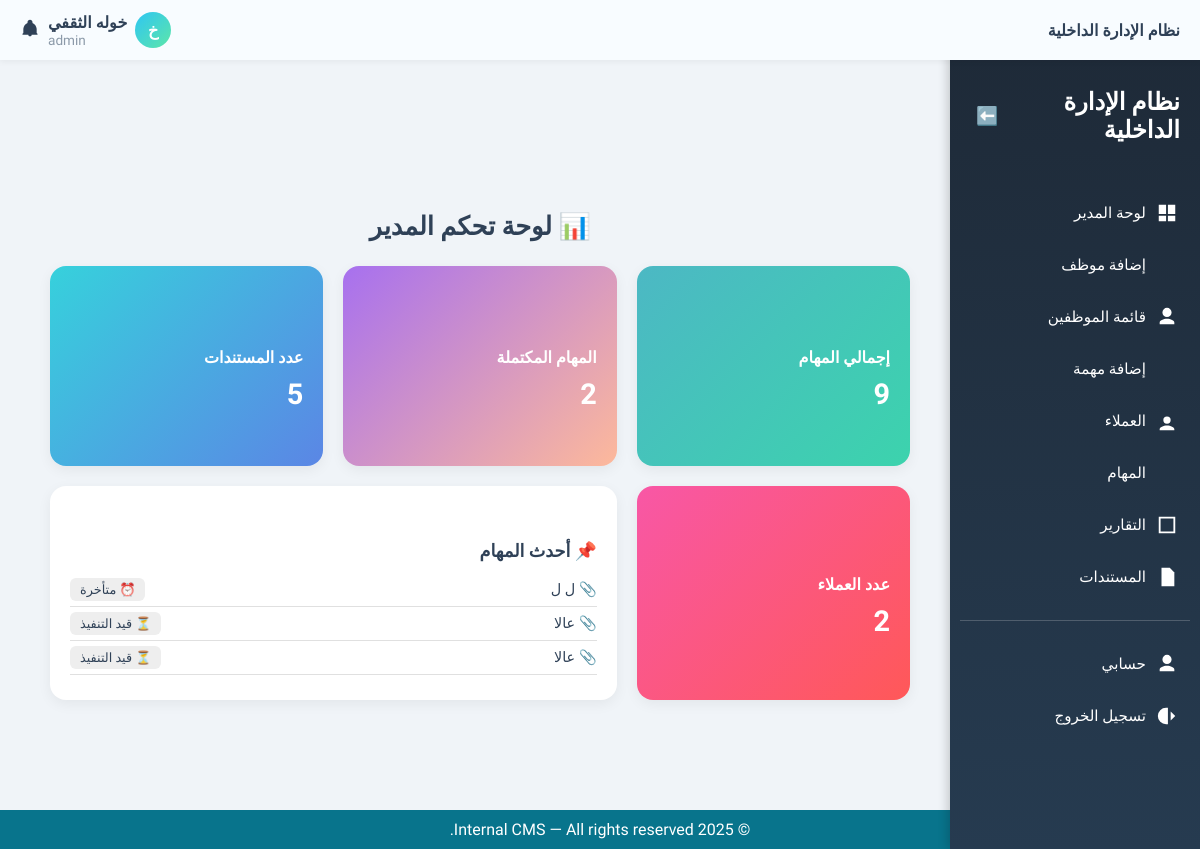
Page / (signed in) on the earlier database version.
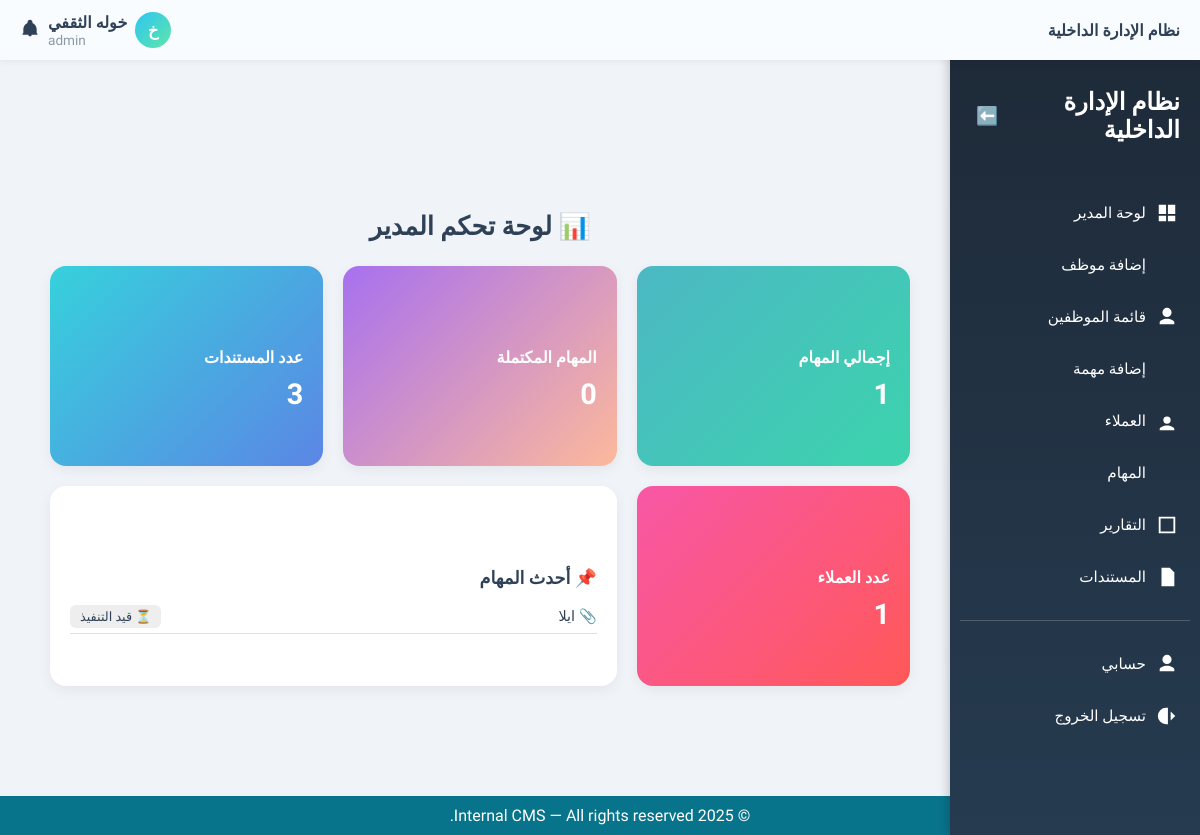
Same page on the later database version.
### tasks/models.py (models this page shows, shortened)
class Task(models.Model):
    STATUS_CHOICES = [
        ('pending', 'قيد التنفيذ'),
        ('completed', 'منتهية'),
        ('overdue', 'متأخرة'),
    ]
    title = models.CharField(max_length=255, verbose_name='عنوان المهمة')
    description = models.TextField(blank=True, verbose_name='الوصف')
    assigned_to = models.ForeignKey(User, on_delete=models.SET_NULL, null=True, blank=True, verbose_name='الموظف المكلّف')
    client = models.ForeignKey(Client, on_delete=models.SET_NULL, null=True, blank=True, verbose_name='العميل')
    status = models.CharField(max_length=20, choices=STATUS_CHOICES, default='pending', verbose_name='الحالة')
    due_date = models.DateField(null=True, blank=True, verbose_name='تاريخ الاستحقاق')
    file_url = models.URLField(max_length=1024, blank=True, null=True, verbose_name='رابط الملف')
    file_path = models.CharField(max_length=512, blank=True, null=True, verbose_name='مسار الملف')
    documents = models.ManyToManyField('content.Document', blank=True, verbose_name='مستندات إضافية')
    created_at = models.DateTimeField(auto_now_add=True, verbose_name='تاريخ الإنشاء')
    class Meta:
        verbose_name = 'مهمة'
        verbose_name_plural = 'المهام'
        ordering = ['-created_at']  # ترتيب المهام الأحدث أولاً

### core/views.py (the view, shortened to what this page needs)
# urls.py: path('', views.dashboard_view, name='dashboard'),
@login_required
def dashboard_view(request):
    try:
        profile = request.user.userprofile
        role = getattr(profile.role, 'name', 'viewer')
    except UserProfile.DoesNotExist:
        role = 'viewer'
    context = {
        'role': role,
        'total_clients': 0,
        'total_tasks': 0,
        'total_documents': 0,
        'tasks_pending': 0,
        'tasks_completed': 0,
        'tasks_overdue': 0,
        'latest_tasks': [],
    }
    if role == 'admin':
        context.update({
            'total_clients': Client.objects.count(),
            'total_tasks': Task.objects.count(),
            'total_documents': Document.objects.count(),
            'tasks_pending': Task.objects.filter(status='pending').count(),
            'tasks_completed': Task.objects.filter(status='completed').count(),
            'tasks_overdue': Task.objects.filter(status='overdue').count(),
            'latest_tasks': Task.objects.select_related('assigned_to').order_by('-created_at')[:5],
        })
    elif role == 'viewer':
        context['total_documents'] = Document.objects.filter(uploaded_by=request.user).count()
    template_map = {
        'admin': 'core/admin_dashboard.html',
        'staff': 'core/staff_dashboard.html',
        'viewer': 'core/viewer_dashboard.html',
    }
    template = template_map.get(role, 'core/admin_dashboard.html')
    return render(request, template, context)

### core/context_processors.py (called while the page is built)
def user_role(request):
    role = None
    if request.user.is_authenticated:
        if hasattr(request.user, 'userprofile'):
            role = request.user.userprofile.role.name
    return {'role': role}

### templates/core/admin_dashboard.html (shortened to what this page needs)
{% extends 'base.html' %}
{% load static %}
{% block content %}
<div class="reports-container">
  <h2 class="section-title">📊 لوحة تحكم المدير</h2>
  <div class="cards-grid">
    <a href="{% url 'task_list' %}" class="report-card gradient-green card-link">
      <h5>إجمالي المهام</h5>
      <p>{{ total_tasks }}</p>
    </a>
    <a href="{% url 'task_list' %}" class="report-card gradient-purple card-link">
      <h5>المهام المكتملة</h5>
      <p>{{ tasks_completed|default:"0" }}</p>
    </a>
    <a href="{% url 'document_list' %}" class="report-card gradient-blue card-link">
      <h5>عدد المستندات</h5>
      <p>{{ total_documents }}</p>
    </a>
    <a href="{% url 'client_list' %}" class="report-card gradient-pink card-link">
      <h5>عدد العملاء</h5>
      <p>{{ total_clients }}</p>
    </a>
    <div class="report-card white-card task-preview-card span-2">
      <h5 style="color:#2F4157;">📌 أحدث المهام</h5>
      <ul class="task-list">
        {% if latest_tasks %}
          {% for task in latest_tasks|slice:":3" %}
            <li class="task-item">
              <div class="task-title">
                <a href="{% url 'task_detail' task.id %}">📎 {{ task.title }}</a>
              </div>
              <div class="task-status">
                {% if task.status == 'pending' %}
                  <span class="status status-pending">⏳ قيد التنفيذ</span>
                {% elif task.status == 'completed' %}
                  <span class="status status-completed">✅ منتهية</span>
                {% elif task.status == 'overdue' %}
                  <span class="status status-overdue">⏰ متأخرة</span>
                {% endif %}
              </div>
            </li>
          {% endfor %}
        {% else %}
          <li class="task-item" style="justify-content: center; color: #9ba9bb;">
            لا توجد مهام حتى الآن.
          </li>
        {% endif %}
      </ul>
    </div>
  </div>
</div>
{% endblock %}

Differences in the rows shown:
removed Task: title "ل ل", status "⏰ متأخرة"
removed Task: title "عالا", status "⏳ قيد التنفيذ"
removed Task: title "عالا", status "⏳ قيد التنفيذ"
added Task: title "ايلا", status "⏳ قيد التنفيذ"
Other differences:
{{ total_tasks }}: "9" → "1"
{{ tasks_completed|default:"0" }}: "2" → "0"
{{ total_documents }}: "5" → "3"
{{ total_clients }}: "2" → "1"
